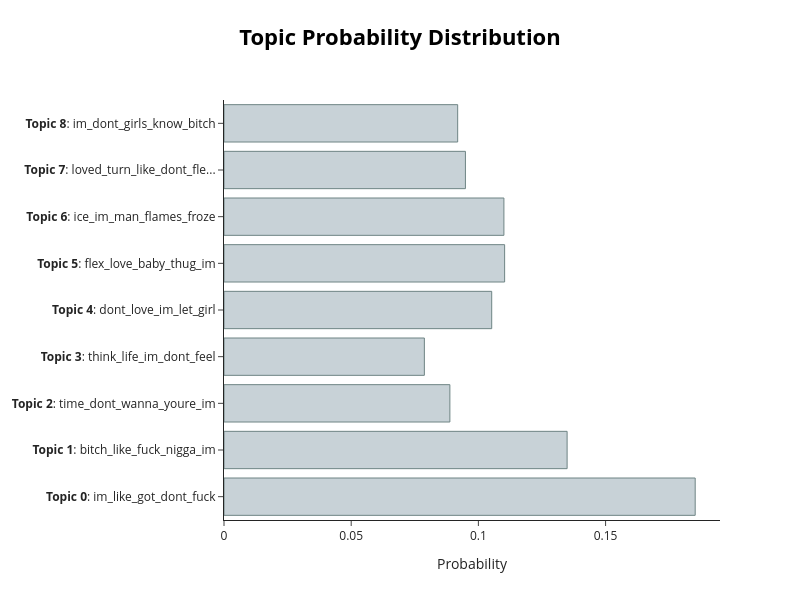

The notebook cell saved with this chart:
### Markdown cell above
## 🔎 Per-Document Topic Distribution

🔄 Set the document index in the two cells below to visualize and read a specific document.<br>
▶️ `visualize_distribution()` shows one document's topic distribution as a bar chart.<br>
👁️ Does this topic distribution make sense for this document?<br>

📚 BERTopic: [Visualize Probabilities or Distribution](https://maartengr.github.io/BERTopic/getting_started/visualization/visualize_documents.html#visualize-probabilities-or-distribution), [visualize_distribution()](https://maartengr.github.io/BERTopic/api/bertopic.html#bertopic._bertopic.BERTopic.visualize_distribution)

### Code cell
#| code-summary: "Visualize ONE document's topic distribution"
topic_model.visualize_distribution(                # (default)
    probabilities = topic_distr[1],                # MODIFY: document index number
    min_probability = 0.015,                       # (0.015)
    custom_labels = True,                          # (False)
)

### Figure 1 — Plotly figure (JSON) as saved in the notebook; plotly's stock layout.template omitted (floating-point values rounded to 4 significant figures)
{"data": [{"marker": {"color": "#C8D2D7", "line": {"color": "#6E8484", "width": 1}}, "orientation": "h", "type": "bar", "x": [0.1852, 0.1349, 0.08879, 0.07876, 0.1052, 0.1103, 0.11, 0.0949, 0.09186], "y": ["<b>Topic 0</b>: im_like_got_dont_fuck", "<b>Topic 1</b>: bitch_like_fuck_nigga_im", "<b>Topic 2</b>: time_dont_wanna_youre_im", "<b>Topic 3</b>: think_life_im_dont_feel", "<b>Topic 4</b>: dont_love_im_let_girl", "<b>Topic 5</b>: flex_love_baby_thug_im", "<b>Topic 6</b>: ice_im_man_flames_froze", "<b>Topic 7</b>: loved_turn_like_dont_fle...", "<b>Topic 8</b>: im_dont_girls_know_bitch"]}], "layout": {"height": 600, "hoverlabel": {"bgcolor": "white", "font": {"family": "Rockwell", "size": 16}}, "title": {"font": {"color": "Black", "size": 22}, "text": "<b>Topic Probability Distribution</b>", "x": 0.5, "xanchor": "center", "y": 0.95, "yanchor": "top"}, "width": 800, "xaxis": {"title": {"text": "Probability"}}}}
